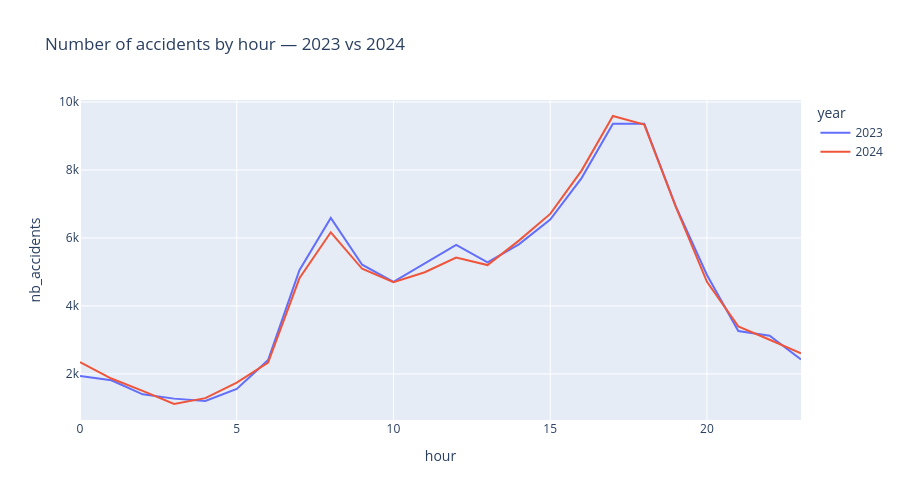

The notebook cell saved with this chart:
### Markdown cell above
## 1. Peak Hours for Accidents

**Question:** Are there specific hours with higher accident frequency?

### Code cell
df_by_hour_2023 = df.groupby('hour').size().reset_index(name='nb_accidents')
df_by_hour_2023['year'] = '2023'

dftest['hour'] = dftest['datetime'].dt.hour
df_by_hour_2024 = dftest.groupby('hour').size().reset_index(name='nb_accidents')
df_by_hour_2024['year'] = '2024'

px.line(pd.concat([df_by_hour_2023, df_by_hour_2024]),
        x='hour', y='nb_accidents', color='year',
        title='Number of accidents by hour — 2023 vs 2024', height=500)

### Figure 1 — Plotly figure (JSON) as saved in the notebook; plotly's stock layout.template omitted (floating-point values rounded to 4 significant figures)
{"data": [{"hovertemplate": "year=2023<br>hour=%{x}<br>nb_accidents=%{y}<extra></extra>", "legendgroup": "2023", "line": {"color": "#636efa", "dash": "solid"}, "marker": {"symbol": "circle"}, "mode": "lines", "name": "2023", "orientation": "v", "showlegend": true, "type": "scatter", "x": [0, 1, 2, 3, 4, 5, 6, 7, 8, 9, 10, 11, 12, 13, 14, 15, 16, 17, 18, 19, 20, 21, 22, 23], "xaxis": "x", "y": [1941, 1813, 1399, 1273, 1202, 1560, 2407, 5050, 6591, 5212, 4707, 5250, 5795, 5283, 5811, 6539, 7761, 9358, 9362, 6941, 4910, 3261, 3125, 2424], "yaxis": "y"}, {"hovertemplate": "year=2024<br>hour=%{x}<br>nb_accidents=%{y}<extra></extra>", "legendgroup": "2024", "line": {"color": "#EF553B", "dash": "solid"}, "marker": {"symbol": "circle"}, "mode": "lines", "name": "2024", "orientation": "v", "showlegend": true, "type": "scatter", "x": [0, 1, 2, 3, 4, 5, 6, 7, 8, 9, 10, 11, 12, 13, 14, 15, 16, 17, 18, 19, 20, 21, 22, 23], "xaxis": "x", "y": [2345, 1864, 1501, 1115, 1288, 1745, 2334, 4813, 6166, 5093, 4702, 4992, 5424, 5203, 5922, 6707, 7982, 9588, 9335, 6929, 4711, 3397, 3005, 2607], "yaxis": "y"}], "layout": {"height": 500, "legend": {"title": {"text": "year"}, "tracegroupgap": 0}, "title": {"text": "Number of accidents by hour — 2023 vs 2024"}, "xaxis": {"anchor": "y", "domain": [0, 1], "title": {"text": "hour"}}, "yaxis": {"anchor": "x", "domain": [0, 1], "title": {"text": "nb_accidents"}}}}
